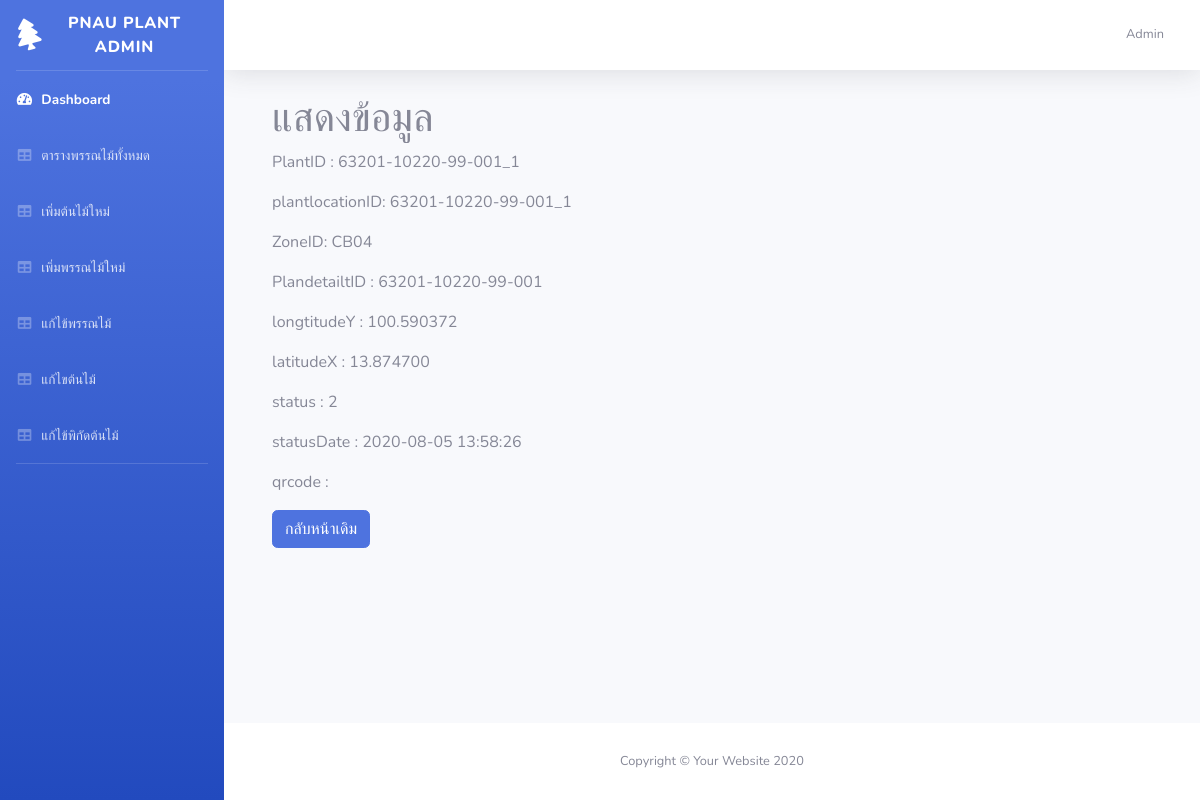
Screenshot of /adminPlantdetail.php?ID=63201-10220-99-001_1 with the database file from the repository.
### tables this page shows
CREATE TABLE `area` (
  `plantlocationID` varchar(60) NOT NULL,
  `ZoneID` char(5) NOT NULL,
  `PlandetailtID` varchar(60) NOT NULL,
  `longtitudeY` varchar(13) NOT NULL,
  `latitudeX` varchar(13) NOT NULL,
  `status` char(1) NOT NULL,
  `statusDate` timestamp NOT NULL DEFAULT current_timestamp() ON UPDATE current_timestamp(),
  `qrcode` varchar(30) NOT NULL
);

### adminPlantdetail.php (the view, shortened to what this page needs)
<!DOCTYPE html>
<html lang="en">
<head>
    <link href="vendor/fontawesome-free/css/all.min.css" rel="stylesheet" type="text/css">
    <link href="css/sb-admin-2.min.css" rel="stylesheet">
</head>
<body id="page-top">
    <div id="wrapper">
        <ul class="navbar-nav bg-gradient-primary sidebar sidebar-dark accordion" id="accordionSidebar">
            <a class="sidebar-brand d-flex align-items-center justify-content-center" href="index.html">
                <div class="sidebar-brand-icon rotate-n-15">
                    <i class="fas fa-tree"></i>
                </div>
                <div class="sidebar-brand-text mx-3">PNAU PLANT ADMIN </div>
            </a>
            <hr class="sidebar-divider my-0">
            <li class="nav-item active">
                <a class="nav-link" href="index.php">
                    <i class="fas fa-fw fa-tachometer-alt"></i>
                    <span>Dashboard</span></a>
            </li>
            <li class="nav-item">
                <a class="nav-link" href="detail_Plant.php">
                    <i class="fas fa-fw fa-table"></i>
                    <span>ตารางพรรณไม้ทั้งหมด</span></a>
            </li>
            <li class="nav-item">
                <a class="nav-link" href="Insert_plant.php">
                    <i class="fas fa-fw fa-table"></i>
                    <span>เพิ่มต้นไม้ใหม่</span></a>
            </li>
            <li class="nav-item">
                <a class="nav-link" href="Insert_detail.php">
                    <i class="fas fa-fw fa-table"></i>
                    <span>เพิ่มพรรณไม้ใหม่</span></a>
            </li>
            <li class="nav-item">
                <a class="nav-link" href="Update_detail.php">
                    <i class="fas fa-fw fa-table"></i>
                    <span>แก้ไข้พรรณไม้</span></a>
            </li>
            <li class="nav-item">
                <a class="nav-link" href="Update_plant.php">
                    <i class="fas fa-fw fa-table"></i>
                    <span>แก้ไขต้นไม้</span></a>
            </li>
            <li class="nav-item">
                <a class="nav-link" href="Update_location.php">
                    <i class="fas fa-fw fa-table"></i>
                    <span>แก้ไข้พิกัดต้นไม้</span></a>
            </li>
            <hr class="sidebar-divider d-none d-md-block">
        </ul>
        <div id="content-wrapper" class="d-flex flex-column">
            <div id="content">
                <nav class="navbar navbar-expand navbar-light bg-white topbar mb-4 static-top shadow">
                    <ul class="navbar-nav ml-auto">
                        <li class="nav-item dropdown no-arrow">
                            <a class="nav-link dropdown-toggle" href="#" id="userDropdown" role="button" data-toggle="dropdown" aria-haspopup="true" aria-expanded="false">
                                <span class="mr-2 d-none d-lg-inline text-gray-600 small">Admin</span>
                            </a>
                        </li>
                    </ul>
                </nav>
                <div class="container-fluid">
                    <div class="container">
                        <h1>แสดงข้อมูล</h1>
                        <?php
                        $ID = $_GET["ID"];
                        include('connection.php');
                        $query = "SELECT * FROM area WHERE area.plantlocationID = '" . $ID . "' ";
                        $result = mysqli_query($conn, $query);
                        while ($row = mysqli_fetch_array($result)) {
                            echo "<div><p>PlantID : " . $ID . "</p></div>";
                            echo "<div><p>plantlocationID: " . $row['plantlocationID'] . "</p></div>";
                            echo "<div><p>ZoneID: " . $row['ZoneID'] . "</p></div>";
                            echo "<div><p>PlandetailtID : " . $row['PlandetailtID'] . "</p></div>";
                            echo "<div><p>longtitudeY : " . $row['longtitudeY'] . "</p></div>";
                            echo "<div><p>latitudeX : " . $row['latitudeX'] . "</p></div>";
                            echo "<div><p>status : " . $row['status'] . "</p></div>";
                            echo "<div><p>statusDate : " . $row['statusDate'] . "</p></div>";
                            echo "<div><p>qrcode : " . $row['qrcode'] . "</p></div>";
                        }
                        ?>
                        <a href="index.html" class="btn btn-primary">กลับหน้าเดิม</a>
                    </div>
                </div>
            </div>
            <footer class="sticky-footer bg-white">
                <div class="container my-auto">
                    <div class="copyright text-center my-auto">
                        <span>Copyright &copy; Your Website 2020</span>
                    </div>
                </div>
            </footer>
        </div>
    </div>
</body>
</html>

### rows the page displays
area: plantlocationID "63201-10220-99-001_1", ZoneID "CB04", PlandetailtID "63201-10220-99-001", longtitudeY "100.590372", latitudeX "13.874700", status "2", statusDate "2020-08-05 13:58:26"
